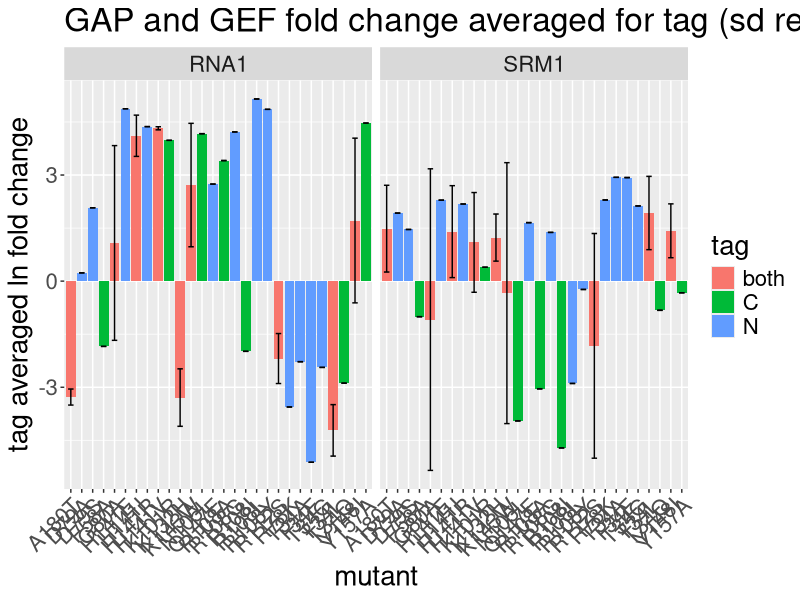
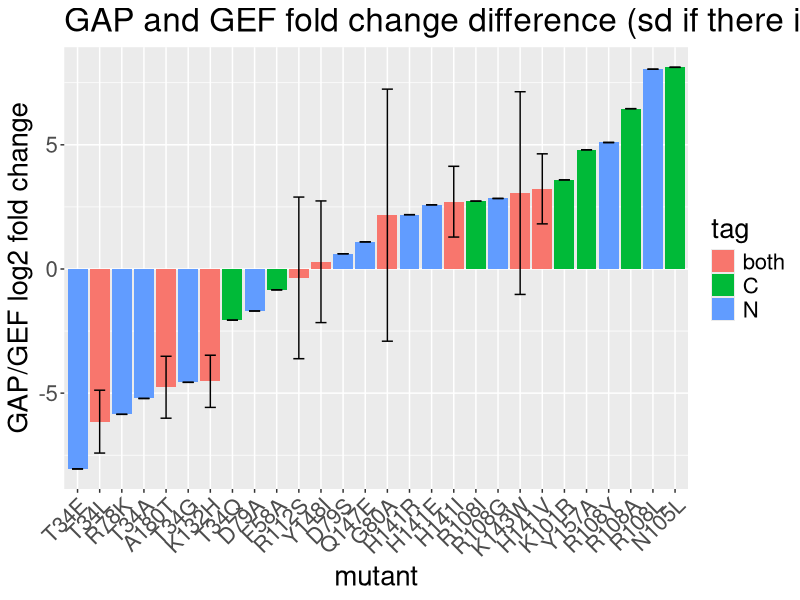
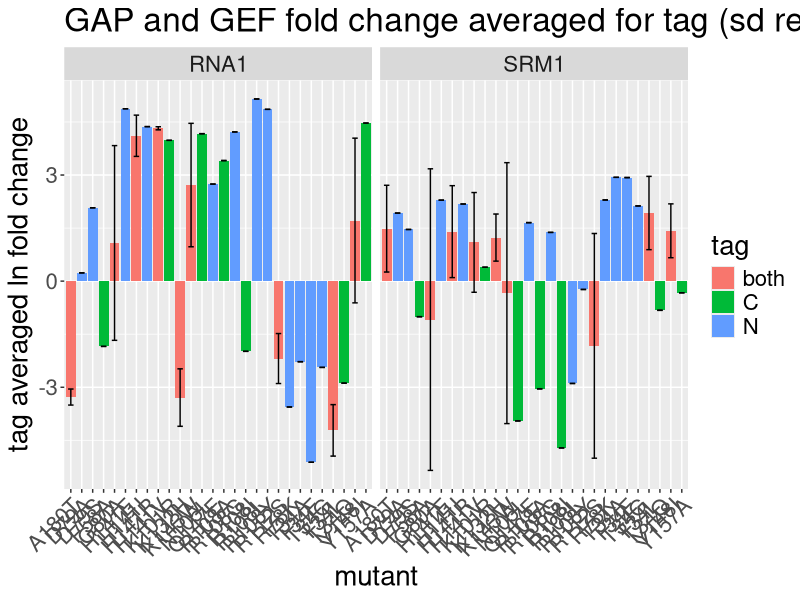
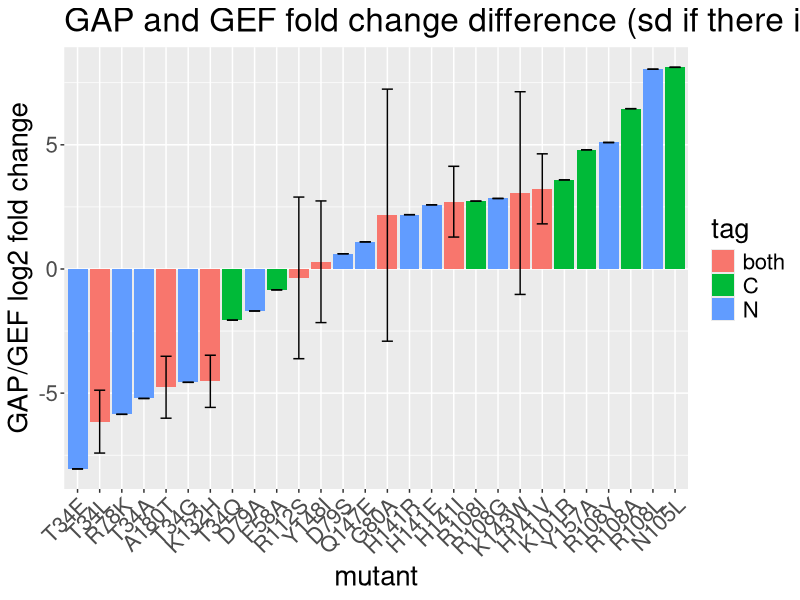

These charts were generated, in order, by the following R code:
library(tidyverse)

GAP_GEF_log2FC <- read_tsv("apms_log2_fold_change.txt") %>% 
  filter(gene_name %in% c("SRM1", "RNA1") & norm == "eqM") 

tag_avrg <- GAP_GEF_log2FC %>% 
  arrange(mutant, tag, gene_name) %>% 
  group_by(mutant, gene_name) %>% 
  summarise("tag_avg_log2FC" = mean(log2FC, na.rm = T), 
            "tag_avg_log2FC_sd" = sd(log2FC, na.rm = T)) %>% 
  ungroup() %>% 
  mutate("tag_avg_log2FC_sd" = ifelse(is.na(tag_avg_log2FC_sd), 0, tag_avg_log2FC_sd)) %>% 
  inner_join(., GAP_GEF_log2FC, by = c("mutant", "gene_name")) %>% 
  select(mutant, gene_name, tag_avg_log2FC, tag_avg_log2FC_sd, tag)

mut_with_both_tags <- tag_avrg %>% 
  group_by(mutant, gene_name) %>% 
  summarize("count" = n()) %>% 
  filter(count > 1) %>% pull(mutant) %>% unique()

tag_avrg <- tag_avrg %>% 
  mutate("tag"= ifelse(is.element(mutant, mut_with_both_tags), "both", tag)) %>% unique()

tag_avrg %>% ggplot(aes(x = mutant, y = tag_avg_log2FC, fill = tag)) + geom_bar(stat = "identity") + 
  geom_errorbar(aes(ymin = tag_avg_log2FC - tag_avg_log2FC_sd, ymax = tag_avg_log2FC + tag_avg_log2FC_sd), width = 0.5) +
  theme(text = element_text(size = 20), axis.text.x = element_text(angle = 45, hjust = 1)) +
  ylab("tag averaged ln fold change") + facet_grid(~gene_name) +
  ggtitle("GAP and GEF fold change averaged for tag (sd represents a combination of N or C tag difference)")
ggsave("tag_averaged_GAP_and_GEF_fold_change.pdf", height = 9, width = 14)


tag_avrg_gap_minus_gef <- tag_avrg %>% 
  select(mutant, tag, everything()) %>% 
  gather(variable, value, -(mutant:gene_name)) %>% 
  unite(temp, gene_name, variable) %>% 
  spread(temp, value) %>% 
  group_by(mutant, tag) %>% 
  summarize("gap_minus_gef_FC" = RNA1_tag_avg_log2FC - SRM1_tag_avg_log2FC, 
            "gap_minus_gef_sd" = sqrt( (RNA1_tag_avg_log2FC_sd)^2 + (SRM1_tag_avg_log2FC_sd)^2)
            ) %>% 
  ungroup()

gap_minus_gef_mut_order <- tag_avrg_gap_minus_gef %>% 
  arrange(gap_minus_gef_FC) %>% pull(mutant)

tag_avrg_gap_minus_gef %>% 
  mutate("mutant" = factor(mutant, gap_minus_gef_mut_order)) %>% 
  ggplot(aes(x = mutant, y = gap_minus_gef_FC, fill = tag)) + 
  geom_bar(stat = "identity") + 
  geom_errorbar(aes(ymin = gap_minus_gef_FC - gap_minus_gef_sd, ymax = gap_minus_gef_FC + gap_minus_gef_sd), width = 0.5) +
  theme(text = element_text(size = 20), axis.text.x = element_text(angle = 45, hjust = 1)) +
  ylab("GAP/GEF log2 fold change") +
  ggtitle("GAP and GEF fold change difference (sd if there is data for N and C tag)")
ggsave("GAP_GEF_fold_change_difference.pdf", height = 9, width = 14)
write_tsv(tag_avrg_gap_minus_gef, "tag_averagged_gap_minus_gef_ln_APMS_fold_change_from_WT.txt")

